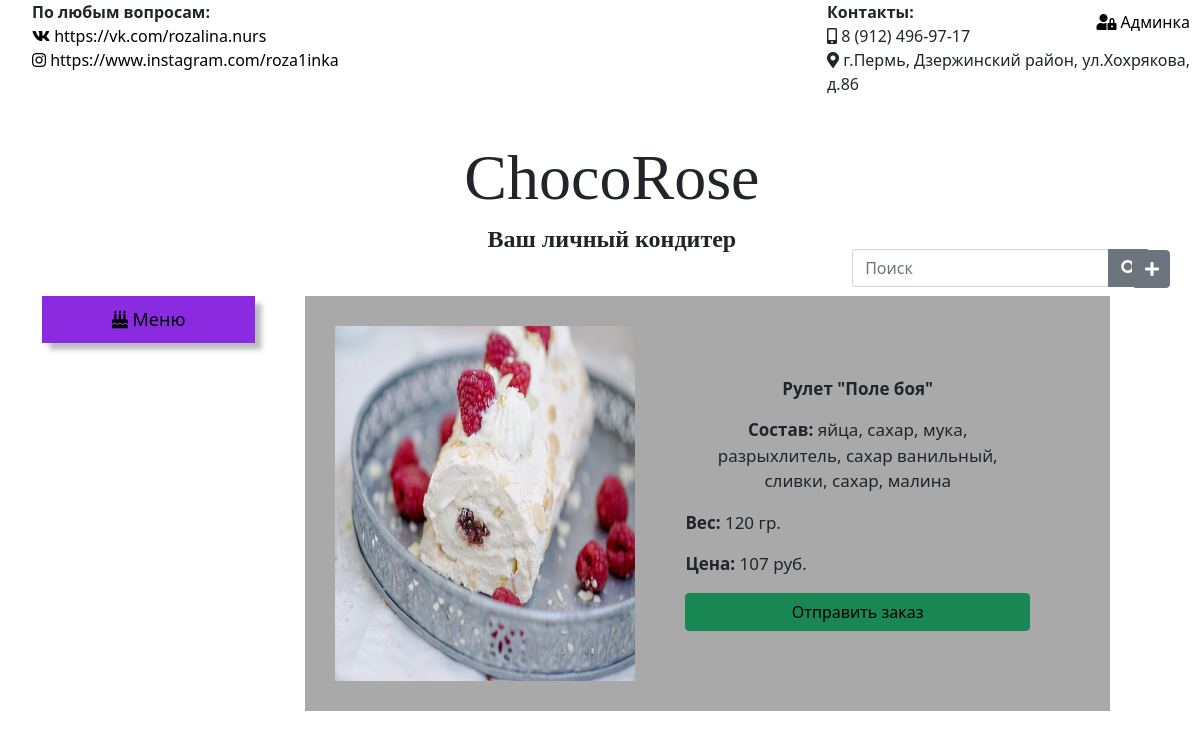
The app's page /bakery/8 with its own data.
### bakeryapp/models.py (models this page shows, shortened)
class Bakery(models.Model):
    category=models.ForeignKey(BakeryCategory, on_delete=models.CASCADE, default=1, verbose_name="Kатегория выпечки")
    name=models.CharField(max_length=255, verbose_name="Название выпечки")
    text=models.TextField(max_length=255, verbose_name="Состав выпечки")
    weight=models.IntegerField(verbose_name="Вес выпечки")
    image=models.ImageField(verbose_name="Картинка выпечки", blank=True)
    price = models.IntegerField(verbose_name="Цена выпечки")
    class Meta:
        verbose_name = 'Конкретная выпечка'
        verbose_name_plural = 'Конкретные выпечки'

class BakeryCategory(models.Model):
    name = models.CharField(verbose_name="Категория выпечки", max_length=255)
    def __str__(self):
        return self.name
    class Meta:
        verbose_name = 'Категория выпечки'
        verbose_name_plural = 'Категория выпечки'

### bakeryapp/views.py (the view)
# urls.py: path('bakery/<int:pk>', views.BakeryDetailView.as_view(), name='bakery_detail'),
class BakeryDetailView (DetailView):
    model=Bakery
    template_name = 'details_view.html'
    context_object_name = 'bakery'

### bakeryapp/templates/details_view.html (shortened to what this page needs)
{% extends 'layout.html' %}
{% block content %}
 <div class="bakery-row">
     <div class="rows">
                <img class="div1" src="{{bakery.image.url}}">
            <div class="div2">
                <div>
                <p align="center"><b >{{bakery.category}} "{{bakery.name}}"</b></p>
                <p align="center"><b>Состав: </b> {{bakery.text}}</p>
                </div>
                <div>
                    <p><b>Вес: </b> {{bakery.weight}} гр.</p>
                    <p><b>Цена:</b> {{bakery.price}} руб.</p>
                </div>
                <button class="btn btn-success" type="submit"><a href="{% url 'bakery_order' %}">Отправить заказ</a></button>
            </div>
     </div>
</div>
{% endblock %}

### bakeryapp/static/bakeryapp/css/bakeryapp.css (style rules this page uses)
body { background: url("../img/bakery.jpg") no-repeat; margin: 0; height: 100%; background-size: cover; }
a { color: Black !important; text-decoration: none !important; }
.bakery-row { height: 600px; width: 100%; padding-right: 90px; margin-top:10px; }
.rows { display: flex; flex-direction: row; background-color: darkgray; padding: 30px; font-size: 17px; }
.div1 { width: 300px; }
.div2 { padding: 50px; width: 600px; display: flex; flex-direction: column; justify-content:space-between; }

### records on screen
Bakery: image (picture), category "Рулет", name "Поле боя", text "яйца, сахар, мука, разрыхлитель, сахар ванильный, сливки, сахар, малина", weight "120", price "107"
